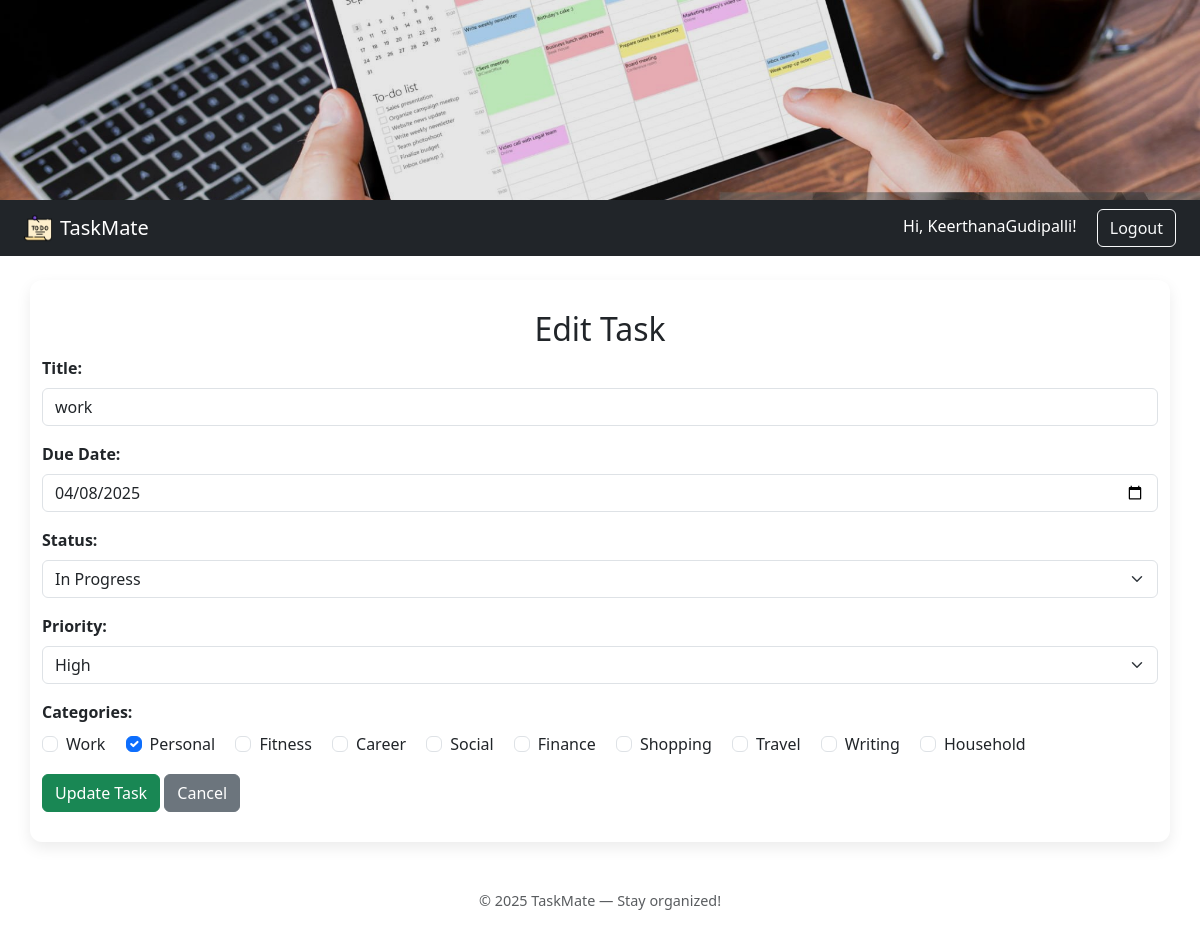
The app's page /edit/3 (signed in) with its own data.
### tables this page shows
CREATE TABLE Tasks (
    task_id INTEGER PRIMARY KEY AUTOINCREMENT,
    user_id INTEGER,
    title TEXT NOT NULL,
    due_date TEXT,
    status TEXT CHECK (status IN ('Pending', 'In Progress', 'Completed')) DEFAULT 'Pending',
    priority TEXT CHECK (priority IN ('Low', 'Medium', 'High')) DEFAULT 'Medium',
    FOREIGN KEY (user_id) REFERENCES Users(user_id) ON DELETE CASCADE
);

CREATE TABLE Categories (
    category_id INTEGER PRIMARY KEY AUTOINCREMENT,
    category_name TEXT NOT NULL UNIQUE,
    description TEXT
);

### app.py (the view, shortened to what this page needs)
@app.route('/edit/<int:task_id>', methods=['GET', 'POST'])
def edit_task(task_id):
    if 'user_id' not in session:
        return redirect(url_for('login'))
    conn = get_db()
    task = conn.execute('SELECT * FROM Tasks WHERE task_id = ? AND user_id = ?', (task_id, session['user_id'])).fetchone()
    categories = conn.execute('SELECT * FROM Categories').fetchall()
    assigned = conn.execute('SELECT category_id FROM TaskCategories WHERE task_id = ?', (task_id,)).fetchall()
    assigned_ids = {cat['category_id'] for cat in assigned}
    conn.close()
    return render_template('edit_task.html', task=task, categories=categories, assigned_ids=assigned_ids)

### app.py (called while the page is built)
def get_db():
    conn = sqlite3.connect(DATABASE)
    conn.row_factory = sqlite3.Row
    return conn

### templates/edit_task.html (shortened to what this page needs)
{% extends "base.html" %}
{% block content %}
<h2>Edit Task</h2>
<form method="POST">
    <div class="mb-3">
        <label class="form-label">Title:</label>
        <input type="text" name="title" class="form-control" value="{{ task['title'] }}" required>
    </div>
    <div class="mb-3">
        <label class="form-label">Due Date:</label>
        <input type="date" name="due_date" class="form-control" value="{{ task['due_date'] }}" required>
    </div>
    <div class="mb-3">
        <label class="form-label">Status:</label>
        <select name="status" class="form-select">
            <option value="In Progress" {% if task['status'] == 'In Progress' %}selected{% endif %}>In Progress</option>
        </select>
    </div>
    <div class="mb-3">
        <label class="form-label">Priority:</label>
        <select name="priority" class="form-select">
            <option value="High" {% if task['priority'] == 'High' %}selected{% endif %}>High</option>
        </select>
    </div>
    <div class="mb-3">
        <label class="form-label">Categories:</label><br>
        {% for category in categories %}
            <div class="form-check form-check-inline">
                <input class="form-check-input" type="checkbox" name="categories"
                       value="{{ category['category_id'] }}"
                       {% if category['category_id'] in assigned_ids %}checked{% endif %}>
                <label class="form-check-label">{{ category['category_name'] }}</label>
            </div>
        {% endfor %}
    </div>
    <button type="submit" class="btn btn-success">Update Task</button>
    <a href="{{ url_for('dashboard') }}" class="btn btn-secondary">Cancel</a>
</form>
{% endblock %}

### static/styles.css (style rules this page uses)
body { background-color: #f4f4f8; font-family: 'Segoe UI', Tahoma, sans-serif; }
h2 { font-weight: 600; color: #333; text-align: center; margin-bottom: 25px; }
label.form-label { font-weight: 600; }
input, select { border-radius: 6px !important; }
.btn { border-radius: 6px; padding: 8px 18px; font-weight: bold; }

### records on screen
Tasks: title "work", due_date "04/08/2025", status "In Progress", priority "High"
Categories: category_name "Work"
Categories: category_id "☑", category_name "Personal"
Categories: category_name "Fitness"
Categories: category_name "Career"
Categories: category_name "Social"
Categories: category_name "Finance"
Categories: category_name "Shopping"
Categories: category_name "Travel"
Categories: category_name "Writing"
Categories: category_name "Household"

### other values on screen
{{ session['username'] }} "KeerthanaGudipalli"
